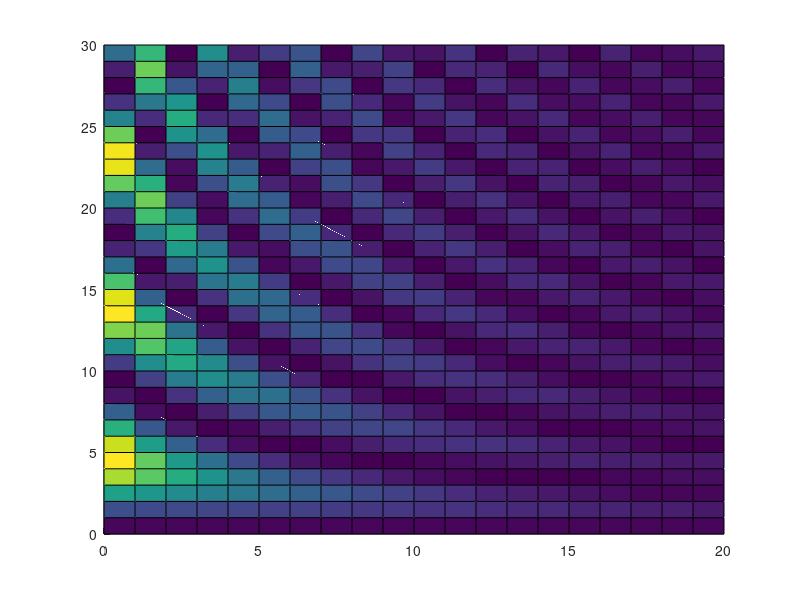

Write MATLAB code to recreate this figure.
clear all
ntime = 30;

r = 0.1;
%ph = pi/4;
th = 0;
time = zeros(ntime,1);
an = zeros(20,1);
In = zeros(ntime,20);
%time(1,1) = 0;
%In(1,1) = 0;

for k1 = 0:20
ph = (k1+10)*pi/40;
% ph = pi/4; 
sig = eye(4)/2;

U = [1 0 0 0;0 1 0 0;0 0 exp(i*ph) 0;0 0 0 exp(-i*ph)];
S = [cosh(r) 0 0 -exp(i*th)*sinh(r); 0 cosh(r) -exp(-i*th)*sinh(r) 0;0 -exp(-i*th)*sinh(r) cosh(r) 0; -exp(i*th)*sinh(r) 0 0 cosh(r)];
S1 = [cosh(r) 0 0 exp(i*th)*sinh(r); 0 cosh(r) exp(-i*th)*sinh(r) 0;0 exp(-i*th)*sinh(r) cosh(r) 0; exp(i*th)*sinh(r) 0 0 cosh(r)];


for k = 0:ntime  
    sig1 = S*sig*S';
    sig = (S*U*S*sig*S'*U'*S');
                  
    time(k+1,1) = k;
    In(k+1,k1+1) = sig1(1,1) + sig1(3,3) - 1  ;
    an(k1+1,1) = k1;
end
 end

 Y= time;
 X = an;
 Z = abs(In);

hold on;
%plot(time,In,'r')
% xlabel('No. of loops');
% ylabel('H(\phi)');
%ribbon(Z)
surf(X,Y,Z)
